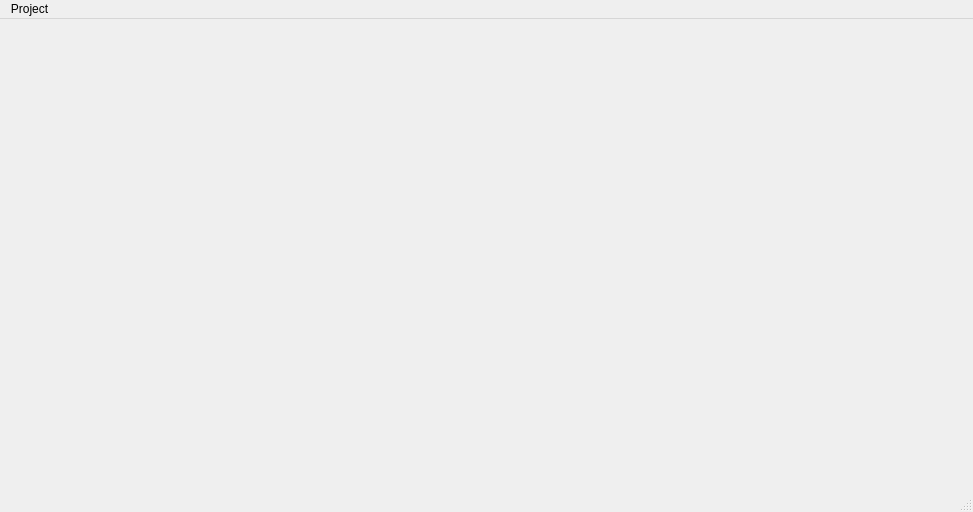
<?xml version="1.0" encoding="UTF-8"?>
<ui version="4.0">
 <class>MainWindow</class>
 <widget class="QMainWindow" name="MainWindow">
  <property name="geometry">
   <rect>
    <x>0</x>
    <y>0</y>
    <width>973</width>
    <height>512</height>
   </rect>
  </property>
  <property name="windowTitle">
   <string>MolFS: Molecular File System</string>
  </property>
  <widget class="QWidget" name="centralwidget">
   <layout class="QVBoxLayout" name="verticalLayout">
    <item>
     <layout class="QHBoxLayout" name="horizontalLayout">
      <property name="spacing">
       <number>0</number>
      </property>
      <property name="sizeConstraint">
       <enum>QLayout::SetMaximumSize</enum>
      </property>
      <property name="leftMargin">
       <number>0</number>
      </property>
      <property name="topMargin">
       <number>0</number>
      </property>
      <property name="rightMargin">
       <number>0</number>
      </property>
      <property name="bottomMargin">
       <number>0</number>
      </property>
      <item>
       <widget class="QFrame" name="ScreensFrame">
        <property name="frameShape">
         <enum>QFrame::NoFrame</enum>
        </property>
        <property name="frameShadow">
         <enum>QFrame::Raised</enum>
        </property>
       </widget>
      </item>
     </layout>
    </item>
   </layout>
  </widget>
  <widget class="QMenuBar" name="menubar">
   <property name="geometry">
    <rect>
     <x>0</x>
     <y>0</y>
     <width>973</width>
     <height>29</height>
    </rect>
   </property>
   <widget class="QMenu" name="menuProject">
    <property name="title">
     <string>Project</string>
    </property>
    <addaction name="actionOpen"/>
    <addaction name="actionClose"/>
   </widget>
   <addaction name="menuProject"/>
  </widget>
  <widget class="QStatusBar" name="statusbar"/>
  <action name="actionOpen">
   <property name="text">
    <string>Open...</string>
   </property>
  </action>
  <action name="actionClose">
   <property name="text">
    <string>Close</string>
   </property>
  </action>
 </widget>
 <resources/>
 <connections/>
</ui>
